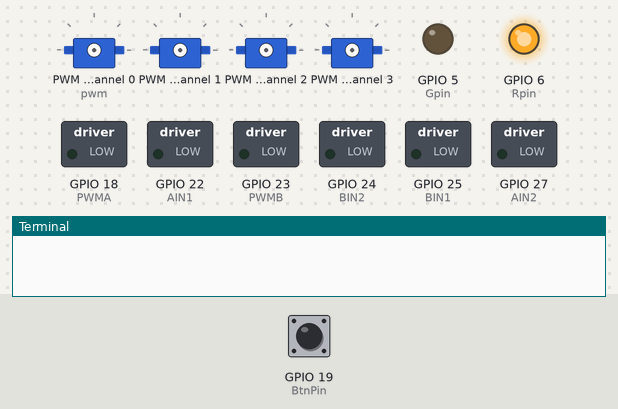
Bench run of a program on a simulated Raspberry Pi (BCM pin numbers). On the bench: 4 × servo, switched loads named in the program (green lamp = pin HIGH), output pins drawn as LEDs (lit = HIGH), the last lines printed to the terminal. The inputs (shaded band) are chosen by the test bench; at power-on: GPIO 19 (BtnPin) HIGH. Servo angles are drawn from the pulse width (0.5 ms = 0°, 2.5 ms = 180°). At 12.8 s the program stops and its outputs stay as they are.

Above: at 5.0 s.
5.1 s: GPIO 19 (BtnPin) pulled LOW for 0.15 s
At 5.8 s:
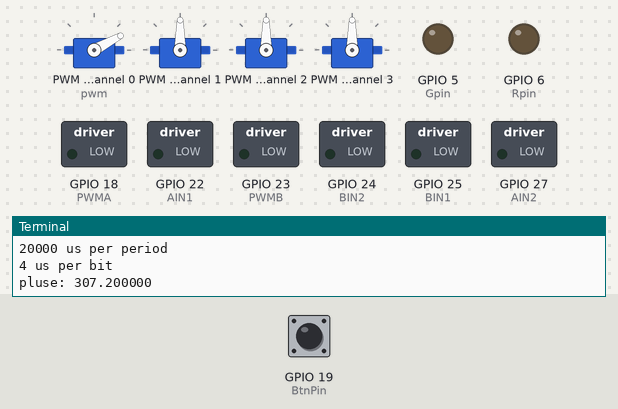
7.6 s: GPIO 19 (BtnPin) pulled LOW for 1 s
At 8.2 s:
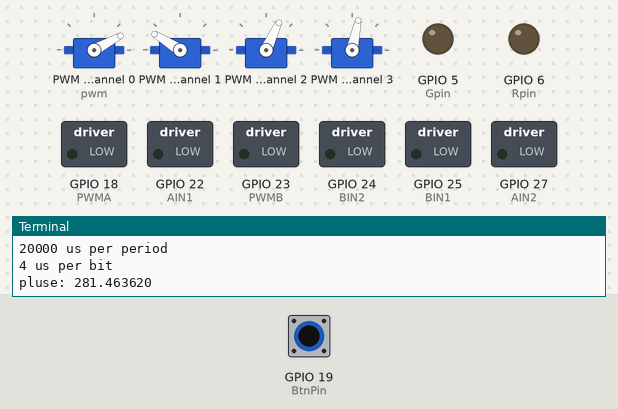
At 13.0 s:
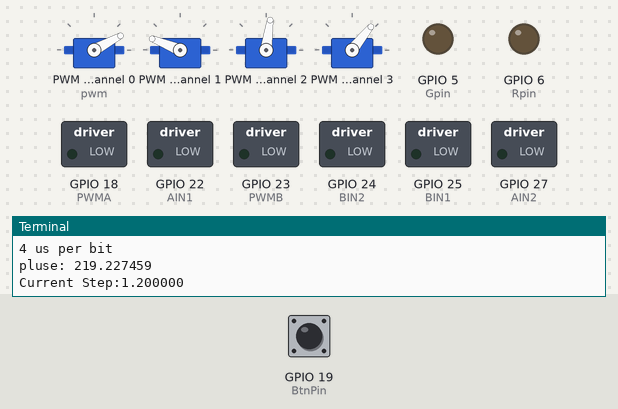
Timing chart, 0 to 14.3 s (numbered marks = the images above; inputs shaded):
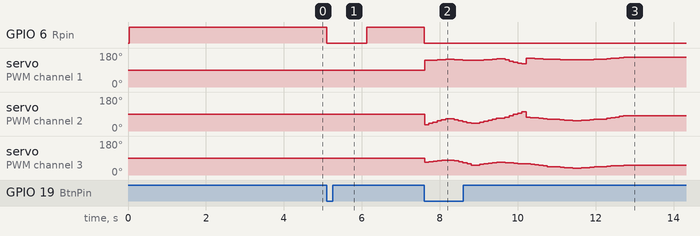

Measured:
- after the input at 5.1 s, GPIO 6 (Rpin): HIGH → LOW at once, → HIGH 1.0 s later
- after the input at 7.6 s, GPIO 6 (Rpin): HIGH → LOW at once; servo on PWM channel 1: 90° → 142° at once, → 141° 0.11 s later, → 142° 0.11 s later, → 143° 0.11 s later, … (37 changes in this stretch)

The program:

IKStablePoint.py
```python
#!/usr/bin/env python
# -*- coding: utf-8 -*-
from Adafruit_PWM_Servo_Driver import PWM
import RPi.GPIO as GPIO
import time
import sys
import serial
import math

ser = serial.Serial("/dev/ttyAMA0",9600)  #串口波特率设置

PWMA   = 18
AIN1   = 22
AIN2   = 27

PWMB   = 23
BIN1   = 25
BIN2   = 24

BtnPin  = 19
Gpin    = 5
Rpin    = 6

TRIG = 20
ECHO = 21
# Initialise the PWM device using the default address
# bmp = PWM(0x40, debug=True)
pwm = PWM(0x40,debug = False)

servoMin = 150  # Min pulse length out of 4096
servoMax = 600  # Max pulse length out of 4096
#SERVO
myservo1 = 0
myservo2 = 1
myservo3 = 2
myservo4 = 3

SERVOS = 4  #舵机数4个

#定义舵机的角度值初始化
#手爪
ms1MIN = 10
ms1MAX = 50
ms1INITANGLE = 28
ms1currentAngle = 0

#上臂电机
ms2MIN = 10
ms2MAX = 140
ms2INITANGLE = 90
ms2currentAngle = 0

#下臂电机
ms3MIN = 40
ms3MAX = 170
ms3INITANGLE = 90
ms3currentAngle = 0

#底座
ms4MIN = 0
ms4MAX = 170
ms4INITANGLE = 90
ms4currentAngle = 0

ServoDelayTime = 0.05 #舵机响应时间
delta = 5        #舵机转动幅度
delta_bottom = 2 #底座舵机转动幅度


def setServoPulse(channel, pulse):
  pulseLength = 1000000.0                   # 1,000,000 us per second
  pulseLength /= 50.0                       # 60 Hz
  print "%d us per period" % pulseLength
  pulseLength /= 4096.0                     # 12 bits of resolution
  print "%d us per bit" % pulseLength
  pulse *= 1000.0
  pulse /= (pulseLength*1.0)
# pwmV=int(pluse)
  print "pluse: %f  " % (pulse)
  pwm.setPWM(channel, 0, int(pulse))

#Angle to PWM
def write(servonum,x):
  y=x/90.0+0.5
  y=max(y,0.5)
  y=min(y,2.5)
  setServoPulse(servonum,y)

def t_up(speed,t_time):
        L_Motor.ChangeDutyCycle(speed)
        GPIO.output(AIN2,False)#AIN2
        GPIO.output(AIN1,True) #AIN1

        R_Motor.ChangeDutyCycle(speed)
        GPIO.output(BIN2,False)#BIN2
        GPIO.output(BIN1,True) #BIN1
        time.sleep(t_time)

def t_stop(t_time):
        L_Motor.ChangeDutyCycle(0)
        GPIO.output(AIN2,False)#AIN2
        GPIO.output(AIN1,False) #AIN1

        R_Motor.ChangeDutyCycle(0)
        GPIO.output(BIN2,False)#BIN2
        GPIO.output(BIN1,False) #BIN1
        time.sleep(t_time)

def t_down(speed,t_time):
        L_Motor.ChangeDutyCycle(speed)
        GPIO.output(AIN2,True)#AIN2
        GPIO.output(AIN1,False) #AIN1

        R_Motor.ChangeDutyCycle(speed)
        GPIO.output(BIN2,True)#BIN2
        GPIO.output(BIN1,False) #BIN1
        time.sleep(t_time)

def t_left(speed,t_time):
        L_Motor.ChangeDutyCycle(speed)
        GPIO.output(AIN2,True)#AIN2
        GPIO.output(AIN1,False) #AIN1

        R_Motor.ChangeDutyCycle(speed)
        GPIO.output(BIN2,False)#BIN2
        GPIO.output(BIN1,True) #BIN1
        time.sleep(t_time)

def t_right(speed,t_time):
        L_Motor.ChangeDutyCycle(speed)
        GPIO.output(AIN2,False)#AIN2
        GPIO.output(AIN1,True) #AIN1

        R_Motor.ChangeDutyCycle(speed)
        GPIO.output(BIN2,True)#BIN2
        GPIO.output(BIN1,False) #BIN1
        time.sleep(t_time)

def keysacn():
    val = GPIO.input(BtnPin)
    while GPIO.input(BtnPin) == False:
        val = GPIO.input(BtnPin)
    while GPIO.input(BtnPin) == True:
        time.sleep(0.01)
        val = GPIO.input(BtnPin)
        if val == True:
            GPIO.output(Rpin,1)
            while GPIO.input(BtnPin) == False:
                GPIO.output(Rpin,0)
        else:
            GPIO.output(Rpin,0)

def setup():
        GPIO.setwarnings(False)
        GPIO.setmode(GPIO.BCM)

        GPIO.setup(Gpin, GPIO.OUT)     # Set Green Led Pin mode to output
        GPIO.setup(Rpin, GPIO.OUT)     # Set Red Led Pin mode to output
        GPIO.setup(BtnPin, GPIO.IN, pull_up_down=GPIO.PUD_UP)    # Set BtnPin's mode is input, and pull up to high level(3.3V)

        GPIO.setup(AIN2,GPIO.OUT)
        GPIO.setup(AIN1,GPIO.OUT)
        GPIO.setup(PWMA,GPIO.OUT)

        GPIO.setup(BIN1,GPIO.OUT)
        GPIO.setup(BIN2,GPIO.OUT)
        GPIO.setup(PWMB,GPIO.OUT)
        pwm.setPWMFreq(50)                        # Set frequency to 60 Hz

def Re_Servo():
  global  ms1currentAngle
  global  ms2currentAngle
  global  ms3currentAngle
  global  ms4currentAngle
  write(myservo1,ms1INITANGLE)   #手爪
  write(myservo2,ms2INITANGLE)   #上臂
  write(myservo3,ms3INITANGLE)   #下臂
  write(myservo4,ms4INITANGLE)   #底座

  ms1currentAngle = ms1INITANGLE
  ms2currentAngle = ms2INITANGLE
  ms3currentAngle = ms3INITANGLE
  ms4currentAngle = ms4INITANGLE
  time.sleep(1)
#-------------------机械臂运动函数定义----------------
def ClampOpen():  #手爪打开
  write(myservo1,ms1MAX)
  #time.sleep(0.3)

def ClampClose(): #手臂闭合
  write(myservo1,ms1MIN)
  #time.sleep(0.3)

def BottomLeft(): #底座左转
  global ms4currentAngle
  if(ms4currentAngle+delta_bottom) < ms4MAX:
    ms4currentAngle+=delta_bottom
  write(myservo4,ms4currentAngle)

def BottomRight(): #底座右转
  global ms4currentAngle
  if(ms4currentAngle-delta_bottom) > ms4MIN:
    ms4currentAngle-=delta_bottom
  write(myservo4,ms4currentAngle)

def Arm_A_Up(): #上臂舵机向上
  global ms2currentAngle
  if(ms2currentAngle + delta) < ms2MAX:
    ms2currentAngle += delta
  write(myservo2,ms2currentAngle)

def Arm_A_Down():#上臂舵机向下
  global ms2currentAngle
  if(ms2currentAngle - delta) > ms2MIN:
    ms2currentAngle -= delta
    write(myservo2,ms2currentAngle)

def Arm_B_Up():#下臂舵机向上
  global ms3currentAngle
  if(ms3currentAngle - delta) > ms3MIN:
    ms3currentAngle -= delta
  write(myservo3,ms3currentAngle)

def Arm_B_Down(): #下臂舵机向下
  global ms3currentAngle
  if(ms3currentAngle + delta) < ms3MAX:
    ms3currentAngle += delta
  write(myservo3,ms3currentAngle)

def Servo_stop(): #停止所有舵机
  write(myservo1,ms1currentAngle)
  write(myservo2,ms2currentAngle)
  write(myservo3,ms3currentAngle)
  write(myservo4,ms4currentAngle)


def deg2rad(degAngle):
    return degAngle/180.0 * math.pi

def rad2deg(radAngle):
    return radAngle/math.pi * 180.0

def forwardX(l1, l2 , degTheta1, degTheta2):
    theta1 = deg2rad(degTheta1)
    theta2 = deg2rad(degTheta2)
    return l1 * math.cos(math.pi-theta1) + l2 * math.sin(-theta1 + theta2 + math.pi/2.0)


def forwardY(l1, l2, degTheta1, degTheta2):
     theta1 = deg2rad(degTheta1)
     theta2 = deg2rad(degTheta2)
     return l1 * math.sin(math.pi-theta1) - l2 * math.cos(-theta1 + theta2 + math.pi/2.0)

def getServo2DegAngleFromDegTheta2(degTheta1, degTheta2, degAngleDiff):
    return 180 - degTheta1 + degTheta2 - degAngleDiff


def getDegTheta2FromServo2Angle(degTheta1, servo2DegAngle, degAngleDiff):
    return servo2DegAngle - 180 + degTheta1 + degAngleDiff


def circleIntersect(l1,l2,Tx,Ty):
    A = (l1*l1-l2*l2+Tx*Tx+Ty*Ty)/(2.0*Tx)
    B = -Ty/Tx
    C = B*B+1
    D = 2*A*B
    E = A*A - l1*l1

    det = D*D - 4*C*E
    if det < 0 :
      raise Exception("Det < 0, circle didn't intersect!")

    y1 = (-D + math.sqrt(det))/(2.0*C)
    x1 = A+B*y1
    return (x1,y1)

def vectorDegAngle(vec1, vec2):
  dot = vec1[0] * vec2[0] + vec1[1] * vec2[1]
  length1 = math.sqrt(vec1[0]*vec1[0] + vec1[1]*vec1[1])
  length2 = math.sqrt(vec2[0]*vec2[0] + vec2[1]*vec2[1])

  cosTheta = dot/(length1*length2)
  print "vec1X:%f, vec1Y:%f, vec2X:%f, vec2Y:%f"%(vec1[0],vec1[1],vec2[0],vec2[1])
  print "dot:%f, length1:%f, length2:%f, cosTheta:%f"%(dot,length1,length2,cosTheta)
  return rad2deg(math.acos(cosTheta))

def IKCalculate2D(l1,l2,Tx,Ty,degAngleDiff):
  intersectPoint = circleIntersect(l1,l2,Tx,Ty)
  print "Circle IntersectPoint:%f,%f"%(intersectPoint[0],intersectPoint[1])
  degTheta2 = vectorDegAngle(intersectPoint, (intersectPoint[0]-Tx,intersectPoint[1]-Ty) )

  degTheta1 = 180 - rad2deg(math.atan2(intersectPoint[1],intersectPoint[0]))

  print "Theta1:%f, Theta2:%f"%(degTheta1, degTheta2)
  servoTheta2 = getServo2DegAngleFromDegTheta2(degTheta1,degTheta2, degAngleDiff)

  return (degTheta1, servoTheta2)

def IKCalculate3D(l1,l2,targetPoint,degAngleDiff):
  theta4 = math.atan2(targetPoint[0], targetPoint[2])
  degTheta4 = rad2deg(theta4)
  X2D = targetPoint[0] / math.sin(theta4)
  Y2D = targetPoint[1]

  (servo1DegAngle, servo2DegAngle) = IKCalculate2D(l1,l2,X2D, Y2D, degAngleDiff)
  return (degTheta4, servo1DegAngle, servo2DegAngle)

def lineMotion3D(startPoint, endPoint):
        global ms3currentAngle
        global ms2currentAngle
        idx = 0
        degAngleDiff = 50
        l1 = 8
        l2 = 8
        # currentDegTheta2 = getDegTheta2FromServo2Angle(ms2currentAngle, ms3currentAngle, degAngleDiff)
        # currentX = forwardX(l1,l2, ms2currentAngle, currentDegTheta2)
        # currentY = forwardY(l1,l2, ms2currentAngle, currentDegTheta2)

        # print "Init theta1:%f, theta2:%f, CurrentX:%f, CurrentY:%f" % (ms2currentAngle, currentDegTheta2, currentX, currentY)

        step = 0
        stepDelta = 0.2

        clampOpen = True
        while step <= 1.0:
          currentPoint = (startPoint[0] + step * (endPoint[0] - startPoint[0]),
                          startPoint[1] + step * (endPoint[1] - startPoint[1]),
                          startPoint[2] + step * (endPoint[2] - startPoint[2]))
          (ms4currentAngle, ms2currentAngle, ms3currentAngle) = IKCalculate3D(l1,l2,currentPoint,degAngleDiff)

          # print "ms2currentAngle:%f, ms3currentAngle:%f"%(ms2currentAngle, ms3currentAngle)
          write(2,ms3currentAngle)
          write(1,ms2currentAngle)
          write(3, ms4currentAngle)
          #currentDegTheta2 = getDegTheta2FromServo2Angle(ms2currentAngle, ms3currentAngle, degAngleDiff)
          # testX = forwardX(l1,l2, ms2currentAngle, currentDegTheta2)
          #testY = forwardY(l1,l2, ms2currentAngle, currentDegTheta2)
          #print "TestX: %f, TestY: %f" % (testX,testY)
          time.sleep(0.1)
          # if clampOpen:
          #  clampOpen = False
          #  ClampOpen()
          #else:
          #  clampOpen = True
          #  ClampClose()
          step = step + stepDelta
          print "Current Step:%f"%step

#        for j in range(1,5):
#           Arm_A_Up()
#           ms3currentAngle = backwardGetDegTheta2( l1, l2, currentX, -1, ms2currentAngle)
#           print "Current ms2currentAngle: %f, ms3currentAngle:%f" % (ms2currentAngle, ms3currentAngle)
#           currentTheta2 = getDegTheta2FromServo2Angle(ms2currentAngle, ms3currentAngle, rad2deg(angleDiff))
#           currentX = forwardX(l1,l2, ms2currentAngle, currentTheta2)
#           print "CurrentX:%f, currentTheta2:%f" % (currentX, currentTheta2)
#           write(2,ms3currentAngle)
#

def loop():
  height = 3
  lineMotion3D((5,-height,2),(10,-height,2))
  lineMotion3D((10,-height,2),(5,-height,4))
  lineMotion3D((5,-height,4),(10,-height,4))

  lineMotion3D((10,-height,4), (10,height,6))

  lineMotion3D((10,-height,6), (7,-height,7))
  lineMotion3D((7,-height,7), (5,-height,7))
  lineMotion3D((5,-height,7), (7,-height,7))
  lineMotion3D((7,-height,7), (10,-height,8))


def destroy():
	GPIO.cleanup()

if __name__ == "__main__":
        setup()
        L_Motor= GPIO.PWM(PWMA,100)
        L_Motor.start(0)
        R_Motor = GPIO.PWM(PWMB,100)
        R_Motor.start(0)
        keysacn()
        Re_Servo()
        keysacn()
        try:
                print("Looping")
                loop()
        except KeyboardInterrupt:
                destroy()
```
